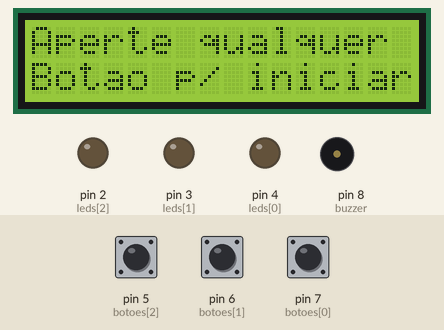
Simulated run of this sketch. Board: Arduino Uno, built with avr-gcc and run on an emulated ATmega328P. Shown: 16×2 character LCD, output pins drawn as LEDs (lit = HIGH), buzzer (waves = sounding). The test bench sets the inputs (shaded band); at power-on: pin 5 (botoes[2]) HIGH, pin 6 (botoes[1]) HIGH, pin 7 (botoes[0]) HIGH. Random numbers use the default seed unless the sketch sets one.

Above: at 1.2 s.
1.3 s: pin 5 (botoes[2]) pulled LOW for 0.15 s
At 2.6 s:
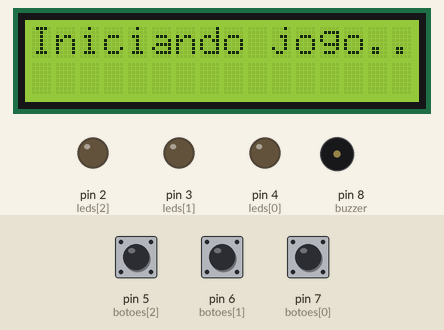
4.4 s: pin 5 (botoes[2]) pulled LOW for 3.2 s
9.6 s: pin 6 (botoes[1]) pulled LOW for 3.2 s
At 14.8 s:
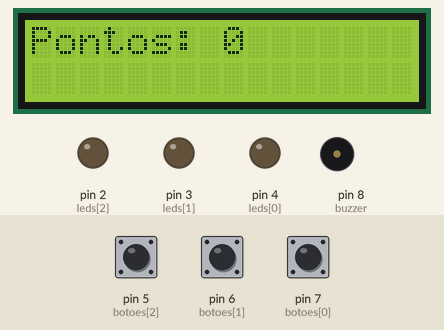
17.3 s: pin 7 (botoes[0]) pulled LOW for 0.15 s
At 18.8 s:
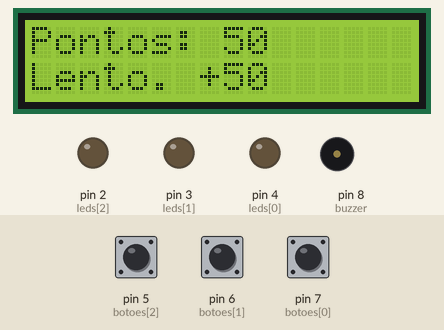
20.4 s: pin 5 (botoes[2]) pulled LOW for 0.15 s
At 22.0 s:
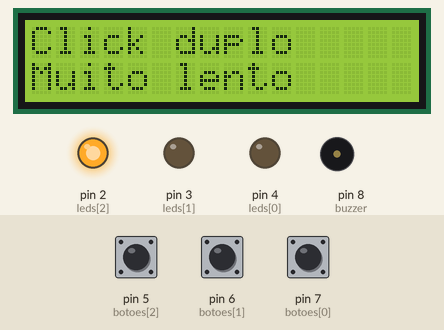
23.5 s: pin 7 (botoes[0]) pulled LOW for 3.2 s
At 27.7 s:
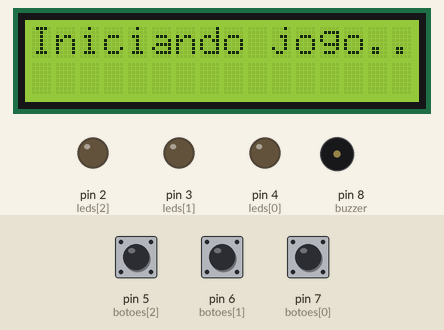
Timing chart, 0 to 29.2 s (numbered marks = the images above; inputs shaded):
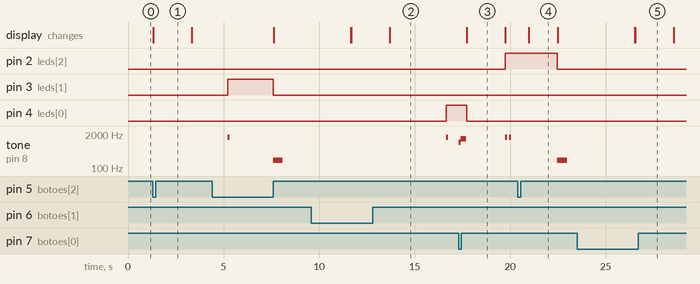

Measured:
- after the input at 1.3 s, the display: changes at once (image 1)
- after the input at 9.6 s, pin 4 (leds[0]): LOW → HIGH after 7.0 s; tone on pin 8 (buzzer): silent → 1500 Hz after 7.1 s, → silent 0.10 s later
- after the input at 17.3 s, pin 2 (leds[2]): LOW → HIGH after 2.4 s
- what the display in image 3 shows lasts 2.0 s, from 17.7 s to 19.7 s
- what the display in image 4 shows lasts 1.5 s, from 21.0 s to 22.5 s

The sketch:

projeto.ino
```cpp
#include <Wire.h>
#include <LiquidCrystal_I2C.h>
#include "pitches.h"

LiquidCrystal_I2C lcd(0x27, 16, 2);
long  tempoInicioRodada;
const int botoes[] = {7, 6, 5};
const int leds[] = {4, 3, 2};
const int buzzer = 8;
const int numeroLeds = 3;
int ledAceso = -1; // Qual LED está aceso (-1 = nenhum)
int NOTE_SUSTAIN = 100;

long pontuacao = 0; // Contador de pontuação
long tempoLimite = 1300; // Tempo maximo para reagir
bool iniciarJogo = false; // Controle do estado do jogo
int faseAtual = 1; // Controle da fase atual do jogo
int mecanica = 1; // Sistema de mecanicas
// Controle do tempo minimo e maximo da seleção aleatorio dos leds
long delayMin = 1000;
long delayMax = 5000;

void escolherNovoLed() {
  int proximoLed;
  do {
    proximoLed = random(numeroLeds);
  } while (proximoLed == ledAceso);

  ledAceso = proximoLed;
  digitalWrite(leds[ledAceso], HIGH);
  mecanica = random(1,3); // Seleção aleatoria entre as 2 mecanicas
  // Toque do buzzer para diferenciar quando é clique duplo e quando é clique normal.
  if (mecanica == 2) {
    tone(buzzer, 1500, 100);
    delay(200);
    tone(buzzer, 1500, 100);
  } else {
    tone(buzzer, 1500, 100);
  }

  tempoInicioRodada = millis();
}

void Iniciar() {
  //Reset completo de todos os valores de controle de fase e tempo toda vez que o jogo é iniciado novamente.
  iniciarJogo = true;
  pontuacao = 0;
  faseAtual = 1;
  tempoLimite = 1300;
  delayMin = 1000;
  delayMax = 3000;
  ledAceso = -1;

  lcd.clear();
  lcd.setCursor(0, 0);
  lcd.print("Iniciando jogo...");
  delay(2000);
  lcd.clear();
  lcd.setCursor(0, 0);
  lcd.print("Pontos: 0");

  // Este delay faz com que o jogador não consiga clicar antes do led acender.
  long delayparaClicar = random(1000, 3001);
  delay(delayparaClicar);
  escolherNovoLed();
}

void gameOver() {
  tone(buzzer, 200, 500);
  if (ledAceso != -1) {
     digitalWrite(leds[ledAceso], LOW);
  }

  lcd.clear();
  lcd.setCursor(0, 0);
  lcd.print("GAME OVER");
  lcd.setCursor(0, 1);
  lcd.print("Pontos: ");
  lcd.print(pontuacao);
  delay(4000);
  lcd.clear();
  lcd.setCursor(0, 0);
  lcd.print("Aperte qualquer");
  lcd.setCursor(0, 1);
  lcd.print("Botao p/ resetar");

  iniciarJogo = false;
  ledAceso = -1;
}

void setup() {
  lcd.init();
  lcd.backlight();
  lcd.setCursor(0, 0);
  lcd.print("Aperte qualquer");
  lcd.setCursor(0, 1);
  lcd.print("Botao p/ iniciar");

  pinMode(buzzer, OUTPUT);

  for (int i = 0; i < numeroLeds; i++) {
    pinMode(leds[i], OUTPUT);
  }

  for (int i = 0; i < numeroLeds; i++) {
    pinMode(botoes[i], INPUT_PULLUP);
  }

  randomSeed(analogRead(A0));
}

void loop() {
  if (!iniciarJogo) {
    // Estrutura de repetição para ler a quantidade de leds que tambem é a quantidade de botoes
    // E se qualquer um dos botoes for apertado, inicia o jogo
    for (int i = 0; i < numeroLeds; i++) {
      if (digitalRead(botoes[i]) == LOW) {
        Iniciar();
        while(digitalRead(botoes[0]) == LOW ||
              digitalRead(botoes[1]) == LOW ||
              digitalRead(botoes[2]) == LOW) {
           delay(10);
        }
        break;
      }
    }
  } else {
    if (millis() - tempoInicioRodada > tempoLimite) {
      gameOver();
      return;
    }
    //O jogador apertou algum botão?
    for (int i = 0; i < numeroLeds; i++) {
      if (digitalRead(botoes[i]) == LOW) {
        if (ledAceso == -1) {
            gameOver();
            break;
        }

        // Se acertar o botao aceso
        if (i == ledAceso) {
          long tempoDeReacao = millis() - tempoInicioRodada;
          if (mecanica == 2) {
            while(digitalRead(botoes[i]) == LOW);
            long segundoClick = millis();
            while(digitalRead(botoes[i]) == HIGH) {
              if (millis() - segundoClick > 400) {
                lcd.clear();
                lcd.setCursor(0, 0);
                lcd.print("Click duplo");
                lcd.setCursor(0, 1);
                lcd.print("Muito lento");
                delay(1500);
                gameOver();
                return;
              }
              if (millis() - tempoInicioRodada > tempoLimite) {
                gameOver();
                return;
              }
            }
          }
          // Som de moeda com o buzzer pego neste site: https://gist.github.com/bboyho/0fcd284f411b1cfc7274336fde6abb45
          tone(8,NOTE_B5,100);
          delay(100);
          tone(8,NOTE_E6,850);
          delay(300);
          noTone(8);

          int pontosGanhos = 0;
          String mensagem = "Lento demais...";

          // Esta parte é onde identifica o tempo de reação do jogador e atualiza a pontuação baseado no tempo de reação
          if (tempoDeReacao <= 400) {
            pontosGanhos = 300;
            mensagem = "Rapido! +300";
          } else if (tempoDeReacao <= 600) {
            pontosGanhos = 100;
            mensagem = "Bom! +100";
          } else if (tempoDeReacao <= 800) {
            pontosGanhos = 50;
            mensagem = "Lento. +50";
          }

          pontuacao += pontosGanhos;
          // Esta parte muda a fase do jogo para o total de pontos que você tiver ganho
          int faseAntiga = faseAtual;
          if (pontuacao >= 2800) {
          faseAtual = 4;
        } else if (pontuacao >= 1700) {
          faseAtual = 3;
        } else if (pontuacao >= 800) {
          faseAtual = 2;
        }

        // Esta parte é a configuração de tempo quando troca de fase baseado nos pontos acima
        if (faseAtual > faseAntiga) {
          switch (faseAtual) {
            case 2:
              tempoLimite = 1100;
              delayMin = 900;
              delayMax = 2000;
              break;
            case 3:
              tempoLimite = 700;
              delayMin = 600;
              delayMax = 800;
              break;
            case 4:
              tempoLimite = 300;
              delayMin = 100;
              delayMax = 1000;
              break;
          }

          lcd.clear();
          lcd.setCursor(0, 0);
          lcd.print("Fase ");
          lcd.print(faseAtual);
          lcd.setCursor(0, 1);
          lcd.print("Iniciando...");
          // Som do buzzer quuando passa de fase retirado deste site https://forum.arduino.cc/t/piezo-buzzer-win-and-fail-sound/133792
          tone(buzzer,NOTE_A5);
           delay(NOTE_SUSTAIN);
           tone(buzzer,NOTE_B5);
           delay(NOTE_SUSTAIN);
           tone(buzzer,NOTE_C5);
           delay(NOTE_SUSTAIN);
           tone(buzzer,NOTE_B5);
           delay(NOTE_SUSTAIN);
           tone(buzzer,NOTE_C5);
           delay(NOTE_SUSTAIN);
           tone(buzzer,NOTE_D5);
           delay(NOTE_SUSTAIN);
           tone(buzzer,NOTE_C5);
           delay(NOTE_SUSTAIN);
           tone(buzzer,NOTE_D5);
           delay(NOTE_SUSTAIN);
           tone(buzzer,NOTE_E5);
           delay(NOTE_SUSTAIN);
           tone(buzzer,NOTE_D5);
           delay(NOTE_SUSTAIN);
           tone(buzzer,NOTE_E5);
           delay(NOTE_SUSTAIN);
           tone(buzzer,NOTE_E5);
           delay(NOTE_SUSTAIN);
           noTone(8);
           delay(2000);
        }


          lcd.clear();
          lcd.setCursor(0, 0);
          lcd.print("Pontos: ");
          lcd.print(pontuacao);
          lcd.setCursor(0, 1);
          lcd.print(mensagem);

          digitalWrite(leds[ledAceso], LOW);

          ledAceso = -1;

          // Espera soltar o botão ANTES do delay
          while(digitalRead(botoes[i]) == LOW);
          long tempoDeEspera = random(delayMin, delayMax);
          delay(tempoDeEspera);

          if (iniciarJogo) {
            lcd.clear();
            lcd.setCursor(0, 0);
            lcd.print("Pontos: ");
            lcd.print(pontuacao);
            lcd.setCursor(0, 1);
            lcd.print("Aperte!!");

            escolherNovoLed();
          }
          break;

        } else {
            while(digitalRead(botoes[i]) == LOW);
            gameOver();
            break;
        }
      }
    }
  }

}
```
